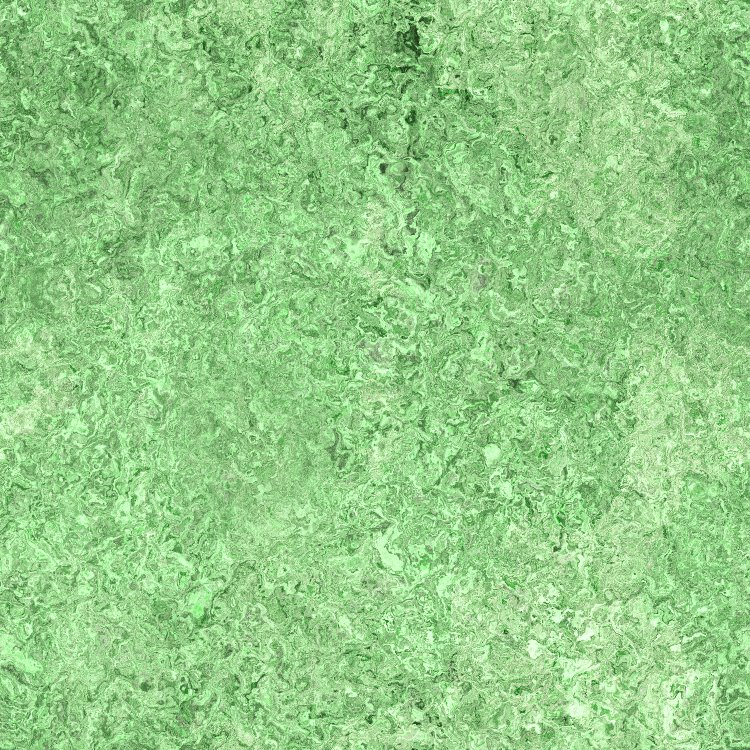
#> input picture IcybeckaImageUtil/samples/461223110.jpg, 750 x 750 px; its folder holds only this picture in this run
$ python reducecolors.py samples/461223110.jpg samples/461223113.jpg 5 5 5 out.png
#> lines starting #> are read from the running program, lines starting #| are printed output that depends on the picture

from PIL import Image
import os

def walk(d, types=None):
	for root,dirs,files in os.walk(d):
		for f in files:
			if types is None or f.rsplit('.', maxsplit=1)[-1].lower() in types:
				yield os.path.join(root, f)

def reduceImageColors(img, removebits=0, cmin=0, cmax=0xff):
	px = img.load()
	for y in range(img.height):
		for x in range(img.width):
			o = []
			for c in list(px[x, y]):
				if c > 0 and c < cmin: c = cmin
				if c < 255 and c > cmax: c = cmax
				if c > 0 and c < 255: c &= 0xff * 2 ** removebits
				o.append(c)
			px[x, y] = tuple(o)
	return img

if __name__=='__main__':
	import sys
	if len(sys.argv) < 6:
		print(f"Usage: {sys.argv[0]} image_in image_out reduce_bits channel_min channel_max [output_format [input_formats]]\nReduces colors from image_in to image_out.\nIf image_in is a directory, all images within will be reduced into directory specified by image_out.\nchannel_min is the value per channel that is treated as minimum, channel_max is the value per channel that is treated as maximum.\nreduce_bits is the number of bits to chop off the value otherwise.\nreduce_bits: 0-7\nchannel_min: 0-255\nchannel_max: 0-255\noutput_format is the format (such as png) to output.\ninput_formats is a list of comma-delimited file formats to input from when image_in is a directory. example: png,jpg,bmp\n")
		exit(0)

	if len(sys.argv) > 6:
		output_format = sys.argv[6]
		if not output_format.startswith("."):
			output_format = "." + output_format
	else:
		output_format = None

	if len(sys.argv) > 7:
		image_formats = sys.argv[7].split(",")
	else:
		image_formats = ["blp","bmp","dds","eps","gif","icns","ico","im","jpeg","jpg",
						"j2k","j2p","jpx","msp","pcx","png","apng","ppm","sgi","spider",
						"tga","tiff","webp","xbm","cur","dcx","fits","fli","flc","fpx",
						"ftex","gbr","imt","iptc","naa","mcidas","mic","mpo","pcd","pixar",
						"psd","qoi","sun","wal","wmf","emf","xpm"]

	removebits = int(sys.argv[3])
	cmin = int(sys.argv[4])
	cmax = int(sys.argv[5])
	if removebits < 0 or removebits > 7:
		print("remove_bits out of range. (0-7)")
		exit(1)
	if cmin < 0 or cmin > 255:
		print("cmin out of range. (0-255)")
		exit(1)
	if cmax < 0 or cmax > 255:
		print("cmax out of range. (0-255)")
		exit(1)

	fnames = [(sys.argv[1], sys.argv[2])]
	if os.path.isdir(sys.argv[1]):
		try:
			os.makedirs(sys.argv[2])
		except IOError:
			pass
		except Exception as e:
			print(f"Failed to create directory {sys.argv[2]}\nOriginal error: {e}")
			exit(1)
		if output_format is None:
			fnames = [(f, os.path.join(sys.argv[2], os.path.basename(f))) for f in walk(sys.argv[1], image_formats)]
		else:
			fnames = [(f, os.path.join(sys.argv[2], os.path.basename(f).rsplit(".", maxsplit=1)[0]+output_format)) for f in walk(sys.argv[1], image_formats)]

	for fname, dname in fnames:
		try:
			print(f"Reducing {fname} -> {dname}")
			img = Image.open(fname)
#> img is the input picture: PIL image 750x750 RGB; mean R, G, B 147.8, 203.6, 134.7
			img = reduceImageColors(img, removebits, cmin, cmax)
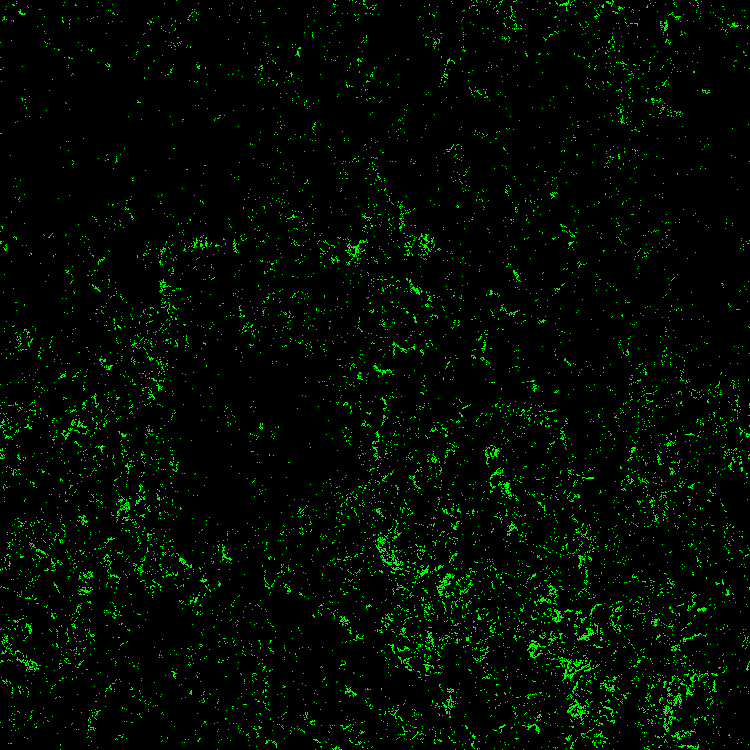
#> img: PIL image 750x750 RGB; mean R, G, B 0, 8.7, 0
			if removebits >= 4 and "A" in img.channels:
				img = img.convert("")
			img.save(dname, optimize=True)
		except FileNotFoundError:
			print(f"File {fname} not found")
		except Exception as e:
			print(f"Failed to reduce image file {fname}\nOriginal error: {e}")
